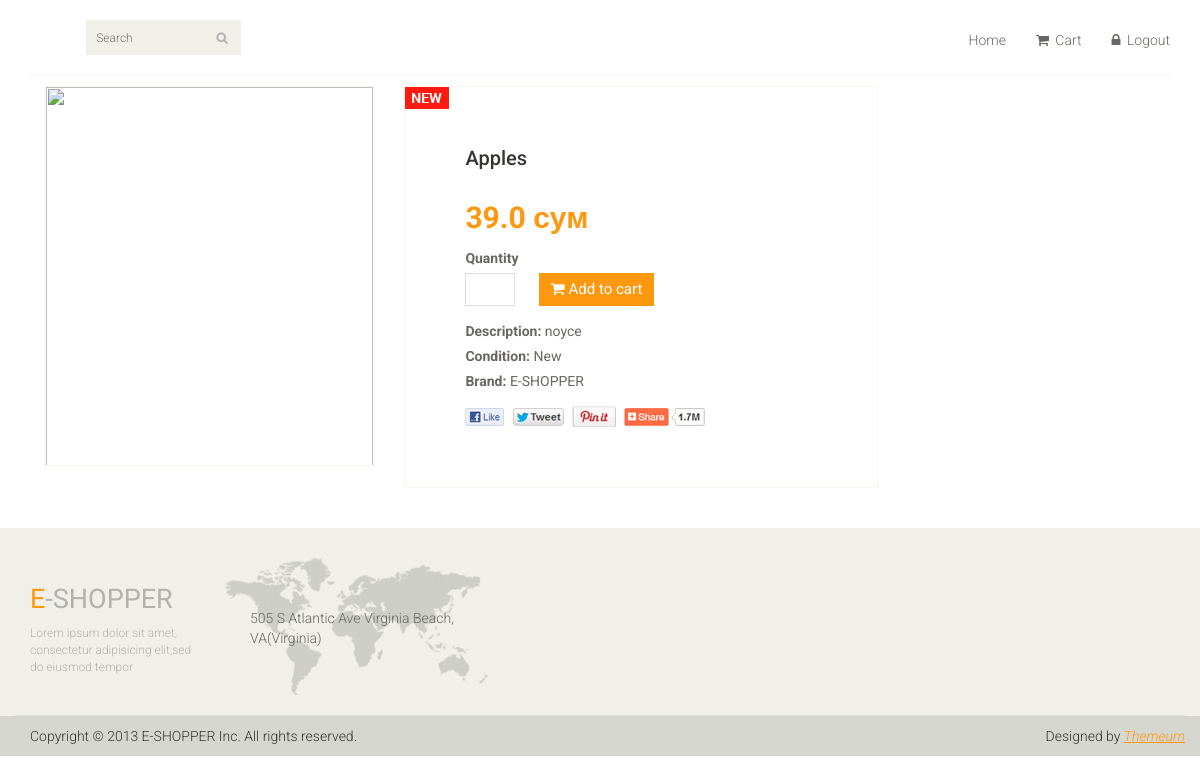
The app's page /2 (signed in) with its own data.
### index/models.py (models this page shows, shortened)
class Product(models.Model):
    product_name = models.CharField(max_length=880)
    product_description = models.TextField()
    product_price = models.FloatField()
    product_photo = models.ImageField()
    product_quantity = models.IntegerField(blank=True, null=True)
    product_date = models.DateTimeField(auto_now_add=True)
    product_category = models.ForeignKey(Category, on_delete=models.CASCADE, null=True, blank=True)

### index/views.py (the view)
# urls.py: path('<int:pk>', views.get_full_product),
def get_full_product(request, pk):
    product = Product.objects.get(id=pk)
    if request.method == 'POST':
        Cart.objects.create(user_id=request.user.id, user_product=product,
                            user_product_quantity=request.POST.get('product_quantity'))
        return redirect('/')
    return render(request, 'about_product.html', {'product': product})

### index/templates/about_product.html (shortened to what this page needs)
{% extends 'index.html' %}
{% load static %}
{% block content %}
<section>
    <div class="container">
        <div class="row">
            <div class="col-sm-9 padding-right">
            <div class="product-details">
                <div class="col-sm-5">
                    <div class="view-product">
                        <img src="/{{ product.product_image }}" alt="" />
                    </div>
                </div>
                <div class="col-sm-7">
                    <div class="product-information">
                        <img src="{% static 'images/product-details/new.jpg' %}" class="newarrival" alt="" />
                        <h2>{{ product.product_name }}</h2>
                        <span>
                            <span>{{ product.product_price }} сум</span><br>
                            <label>Quantity</label><br>
                            <form method="POST">
                                <input type="number" name="counter" />
                                <button type="submit" class="btn btn-fefault cart">
                                    <i class="fa fa-shopping-cart"></i>
                                          Add to cart
                                </button>
                            </form>
                        </span>
                        <p><b>Description:</b> {{ product.product_description }}</p>
                        <p><b>Condition:</b> New</p>
                        <p><b>Brand:</b> E-SHOPPER</p>
                        <a href=""><img src="images/product-details/share.png" class="share img-responsive"  alt="" /></a>
                    </div>
                </div>
            </div>
        </div>
        </div>
    </div>
</section>
{% endblock content %}

### index/static/css/main.css (style rules this page uses)
body { font-family: 'Roboto', sans-serif; background:; position: relative; font-weight:400px; }
a { -webkit-transition: 300ms; -moz-transition: 300ms; -o-transition: 300ms; transition: 300ms; }
h1, h2, h3, h4, h5, h6 { font-family: 'Roboto', sans-serif; }
.padding-right { padding-right: 0; }
.product-details { overflow:hidden; }
.product-details { margin-bottom: 40px; overflow: hidden; margin-top: 10px; }
.view-product { position: relative; }
.view-product img { border: 1px solid #F7F7F0; height: 380px; width: 100%; }
.product-information { border: 1px solid #F7F7F0; overflow: hidden; padding-bottom: 60px; padding-left: 60px; padding-top: 60px; position: relative; }
.newarrival { position:absolute; top:0; left:0 }
.product-information h2 { color: #363432; font-family: 'Roboto', sans-serif; font-size: 20px; margin-top: 0; }
.product-information p { color: #696763; font-family: 'Roboto', sans-serif; margin-bottom: 5px; }
.product-information span { display: inline-block; margin-bottom: 8px; margin-top: 18px; }
.product-information span span { color: #FE980F; float: left; font-family: 'Roboto', sans-serif; font-size: 30px; font-weight: 700; margin-right: 20px; margin-top: 0px; }
.product-information span input { border: 1px solid #DEDEDC; color: #696763; font-family: 'Roboto', sans-serif; font-size: 20px; font-weight: 700; height: 33px; outline: medium none; text-align: center; width: 50px; }
.product-information span label { color: #696763; font-family: 'Roboto', sans-serif; font-weight: 700; margin-bottom: 5px; }
.share { margin-top: 15px; }
.cart { background: #FE980F; border: 0 none; border-radius: 0; color: #FFFFFF; font-family: 'Roboto', sans-serif; font-size: 15px; margin-bottom: 7px; margin-left: 20px; }

### records on screen
Product: product_name "Apples", product_price "39.0", product_description "noyce"
